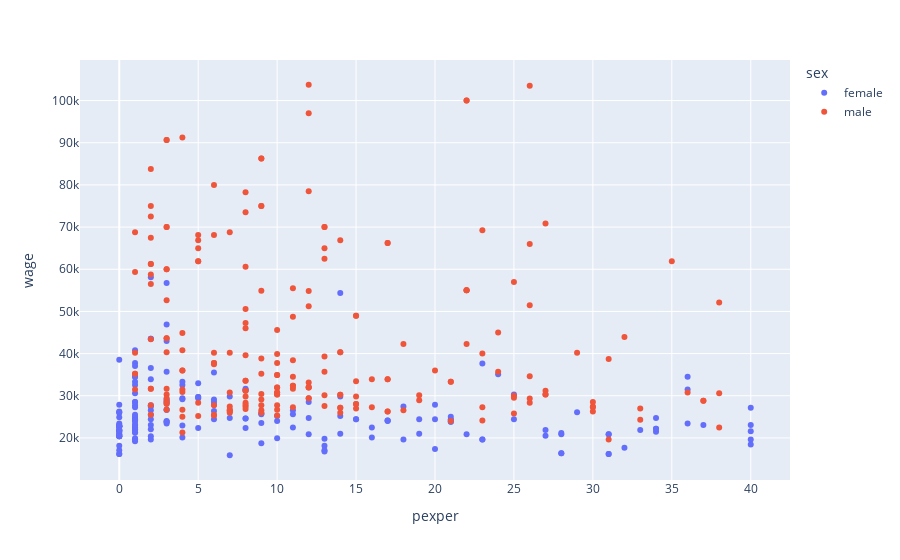

Notebook code cell kept with this figure:
### Markdown cell above
Let's now see how the current salary of workers is distributed based on the accumulated experience in their previous job.  
To understand the impact of the worker's gender on the current salary, with the same previous experience, we will color female workers in red and male workers in blue.

### Code cell
px.scatter(engin, x="pexper", y="wage", color="sex")

### Figure 1 — Plotly figure (JSON) as saved in the notebook; plotly's stock layout.template omitted (floating-point values rounded to 4 significant figures; data arrays with more than 128 entries replaced by an {"elided": "..."} marker saying what was removed)
{"data": [{"hovertemplate": "sex=female<br>pexper=%{x}<br>wage=%{y}<extra></extra>", "legendgroup": "female", "marker": {"color": "#636efa", "symbol": "circle"}, "mode": "markers", "name": "female", "orientation": "v", "showlegend": true, "type": "scatter", "x": {"elided": "190 int values"}, "xaxis": "x", "y": {"elided": "190 int values"}, "yaxis": "y"}, {"hovertemplate": "sex=male<br>pexper=%{x}<br>wage=%{y}<extra></extra>", "legendgroup": "male", "marker": {"color": "#EF553B", "symbol": "circle"}, "mode": "markers", "name": "male", "orientation": "v", "showlegend": true, "type": "scatter", "x": {"elided": "213 int values"}, "xaxis": "x", "y": {"elided": "213 int values"}, "yaxis": "y"}], "layout": {"legend": {"title": {"text": "sex"}, "tracegroupgap": 0}, "margin": {"t": 60}, "xaxis": {"anchor": "y", "domain": [0, 1], "title": {"text": "pexper"}}, "yaxis": {"anchor": "x", "domain": [0, 1], "title": {"text": "wage"}}}}
